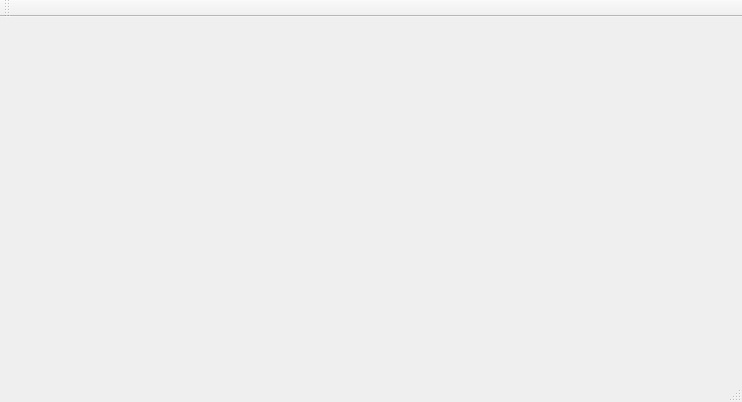
<?xml version="1.0" encoding="UTF-8"?>
<ui version="4.0">
 <class>MainWindow</class>
 <widget class="QMainWindow" name="MainWindow">
  <property name="geometry">
   <rect>
    <x>0</x>
    <y>0</y>
    <width>742</width>
    <height>402</height>
   </rect>
  </property>
  <property name="windowTitle">
   <string>MainWindow</string>
  </property>
  <widget class="QWidget" name="centralWidget"/>
  <widget class="QMenuBar" name="menuBar">
   <property name="geometry">
    <rect>
     <x>0</x>
     <y>0</y>
     <width>742</width>
     <height>22</height>
    </rect>
   </property>
  </widget>
  <widget class="QToolBar" name="mainToolBar">
   <attribute name="toolBarArea">
    <enum>TopToolBarArea</enum>
   </attribute>
   <attribute name="toolBarBreak">
    <bool>false</bool>
   </attribute>
  </widget>
  <widget class="QStatusBar" name="statusBar"/>
 </widget>
 <layoutdefault spacing="6" margin="11"/>
 <resources/>
 <connections/>
</ui>
